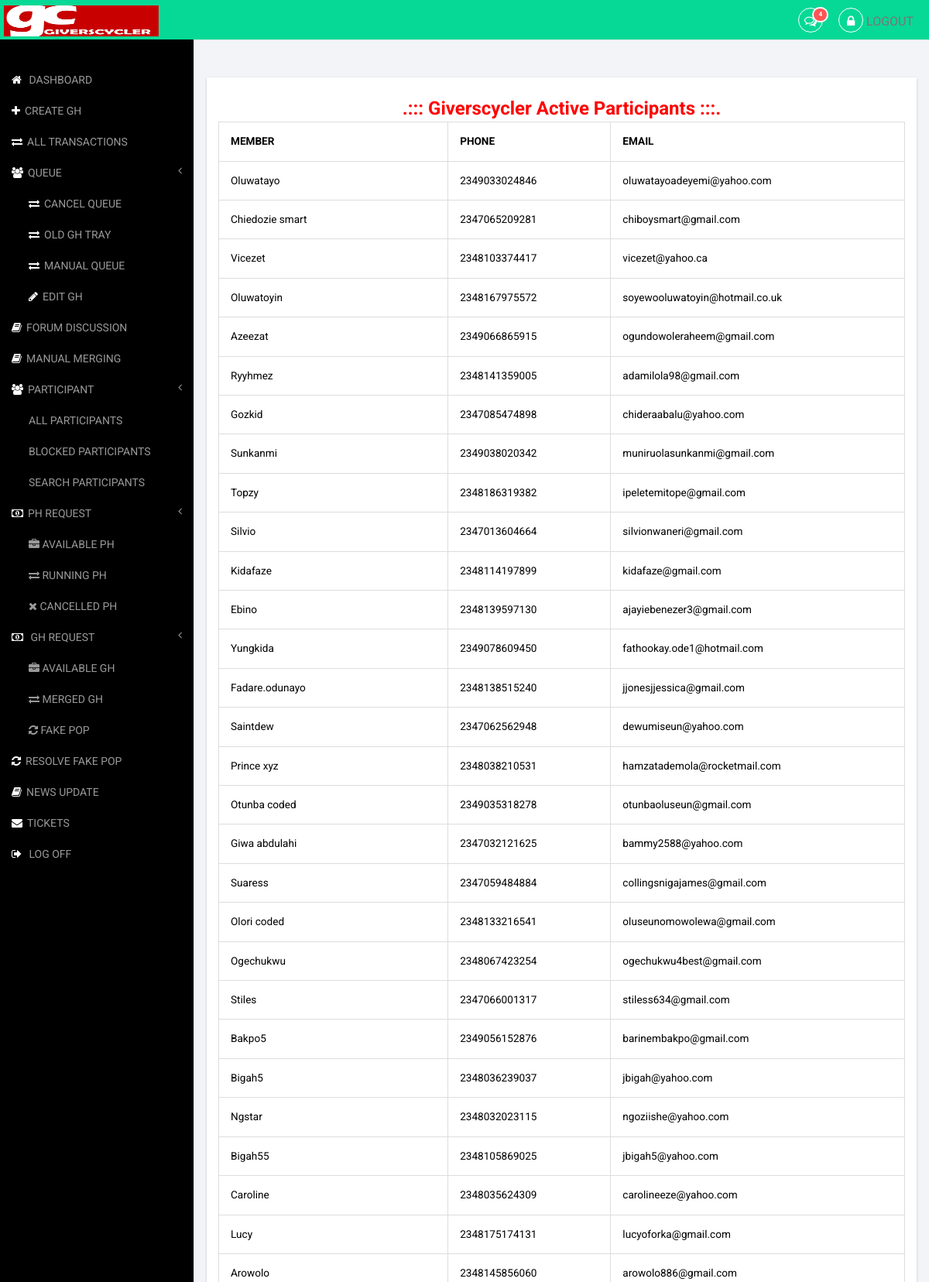
Screenshot of /executives/participants?All (signed in, upper part) with the database file from the repository.
### tables this page shows
CREATE TABLE `participant` (
  `pid` int(255) NOT NULL,
  `name` varchar(255) NOT NULL,
  `mobile` varchar(255) NOT NULL,
  `email` varchar(255) NOT NULL,
  `password` varchar(255) NOT NULL,
  `invite` varchar(255) NOT NULL,
  `status` varchar(255) NOT NULL DEFAULT 'active'
);

### config.php (called while the page is built, shortened)
<?php
try
{
	$con = new PDO("mysql:host=localhost;dbname=giverscycler", 'root', '');
	$con->setAttribute(PDO::ATTR_ERRMODE, PDO::ERRMODE_EXCEPTION);
}
catch(PDOException $e)
{
?>
	<script>
	alert("Could not connect to database, error submitted successfully to Log file");
	</script>
<?php
	file_put_contents("errorlog.txt", $e->getMessage(), FILE_APPEND);
}
if(!function_exists("rows")){
	function rows($query)
	{
		global $con;
		$q = $con->prepare($query);
		$r = $q->execute();
		$count = $q->rowCount();
		return $count;
	}
}
if(isset($_SESSION["username"]))
{
	$username = $_SESSION["username"];
}
?>

### executives/participants.php (the view, shortened to what this page needs)
<?php
require "../config.php";
require '../private/UrgentMerging.php';
if(isset($username))
{
	$query_executive = $con->prepare("select * from executive where username='$username'");
	$query_executive->execute();
	$query_executive_info = $query_executive->fetch(PDO::FETCH_ASSOC);
	$level = $query_executive_info['level'];
}
else
{
	redirect_to('index');
}
?>
<!DOCTYPE HTML>
<html>
<head>
<link href="css/bootstrap.min.css" rel='stylesheet' type='text/css' />
<link href="css/style.css" rel='stylesheet' type='text/css' />
<link href="css/lines.css" rel='stylesheet' type='text/css' />
<link href="css/font-awesome.css" rel="stylesheet">
<link href="css/custom.css" rel="stylesheet">
</head>
<body>
<div id="wrapper">
        <nav class="top1 navbar navbar-default navbar-static-top" role="navigation" style="margin-bottom: 0">
            <div class="navbar-header">
                <a class="navbar-brand" href="dashboard"><img src='../img/logo.jpg' width='200px' height='40px' style='margin-top: -8px; margin-left: -10px'/></a>
            </div>
            <ul class="nav navbar-nav navbar-right">
				<li class="dropdown">
	        		<a href="#" class="dropdown-toggle" data-toggle="dropdown" aria-expanded="false"><i class="fa fa-comments-o"></i><span class="badge">4</span></a>
	      		</li>
				<li><a href="logoff"><i class="fa fa-lock"></i> Logout </a></li>
			</ul>
            <div class="navbar-default sidebar" role="navigation">
			   <div class="sidebar-nav navbar-collapse">
                    <ul class="nav active" id="side-menu">
                        <li>
                            <a href="dashboard" class=''><i class="fa fa-home nav_icon"></i> Dashboard</a>
                        </li>
						<?php
						if($level =='Super Admin')
						{
						?>
							<li>
								<a href="createGH"><i class="fa fa-plus nav_icon"></i>CREATE GH</a>
							</li>
							<li>
								<a href="all-transaction"><i class="fa fa-exchange nav_icon"></i>ALL TRANSACTIONS</a>
							</li>
							<li>
								<a href="#"><i class="fa fa-users nav_icon"></i>QUEUE<span class="fa arrow"></span></a>
								<ul class="nav nav-second-level">
									<li>
										<a href="CancelQueue"><i class="fa fa-exchange nav_icon"></i>Cancel Queue</a>
									</li>
									<li>
										<a href="loadghtotray"><i class="fa fa-exchange nav_icon"></i>OLD GH TRAY</a>
									</li>
									<li>
										<a href="addGHQueue"><i class="fa fa-exchange nav_icon"></i>MANUAL QUEUE</a>
									</li>
									<li>
										<a href="editGH"><i class="fa fa-pencil nav_icon"></i>EDIT GH</a>
									</li>
								</ul>
							</li>
							<li>
								<a href="forum"><i class="fa fa-book nav_icon"></i>FORUM DISCUSSION</a>
							</li>
							<li>
								<a href="loadGH-PH"><i class="fa fa-book nav_icon"></i>MANUAL MERGING</a>
							</li>
						<?php
						}
						?>
                        <li>
                            <a href="#"><i class="fa fa-users nav_icon"></i>PARTICIPANT<span class="fa arrow"></span></a>
                            <ul class="nav nav-second-level">
                                <li>
                                    <a href="participants?All">All Participants</a>
                                </li>
								<li>
                                    <a href="participants?Blocked">Blocked Participants</a>
                                </li>
								<li>
                                    <a href="participants?Search">Search Participants</a>
                                </li>
                            </ul>
                        </li>
                        <li>
                            <a href="#"><i class="fa fa-money nav_icon"></i>PH REQUEST<span class="fa arrow"></span></a>
                            <ul class="nav nav-second-level">
                                <li>
                                    <a href="ph-request?AvailablePH"><i class='fa fa-briefcase'></i> Available PH</a>
                                </li>
                                <li>
                                    <a href="ph-request?Merge"><i class='fa fa-exchange'></i> Running PH</a>
                                </li>
                                <li>
                                    <a href="ph-request?Cancelled"><i class='fa fa-times'></i> Cancelled PH</a>
                                </li>
                            </ul>
                        </li>
                        <li>
                            <a href="#"><i class="fa fa-money nav_icon"></i> GH REQUEST<span class="fa arrow"></span></a>
                            <ul class="nav nav-second-level">
                                <li>
                                    <a href="gh-request?AvailableGH"><i class='fa fa-briefcase'></i> Available GH</a>
                                </li>
                                <li>
                                    <a href="gh-request?Merge"><i class='fa fa-exchange'></i> Merged GH</a>
                                </li>
                                <li>
                                    <a href="gh-request?FAKEPOP"><i class='fa fa-refresh fa-spin'></i> FAKE POP</a>
                                </li>
                            </ul>
                        </li>
                        <li>
                            <a href="gh-request?FAKEPOP"><i class="fa fa-refresh nav_icon fa-spin"></i>RESOLVE FAKE POP</a>
                        </li>
						<li>
							<a href="newsupdate"><i class="fa fa-book nav_icon"></i>NEWS UPDATE</a>
						</li>
                        <li>
                            <a href="tickets"><i class="fa fa-envelope nav_icon fa-spin"></i>TICKETS</a>
                        </li>
                        <li>
                            <a href="logoff"><i class="fa fa-sign-out nav_icon"></i> Log Off</a>
                        </li>
                    </ul>
                </div>
            </div>
        </nav>
        <div id="page-wrapper">
        <div class="graphs">
		<div class="col_1">
			<div class="col-md-12 stats-info">
				<?php
				if(isset($_GET["All"]))
				{
				?>
					<br><font size='5px' color='red'><center><b>.::: Giverscycler Active Participants :::. </b></center></font>
						<?php
					$allParticipant = $con->prepare("SELECT * FROM `participant` where status='active'");
					$allParticipant->execute();
					$allParticipant_row = rows("SELECT * FROM `participant` where status='active'");
					if($allParticipant_row == 0)
					{
					?>
						<br><div class='alert alert-warning' align='center'><font size='6px'><b>NO ACTIVE PARTICIPANT YET</b></font></div>
					<?php
					}
					else
					{
					?>
						<table class="table table-bordered table-responsive table-hover">
							<tr>
								<td style='color: #000'><b>MEMBER</b></td>
								<td style='color: #000'><b>PHONE</b></td>
								<td style='color: #000'><b>EMAIL</b></td>
							</tr>
							<tr>
					<?php
						for($i=1; $i<=$allParticipant_row; $i++)
						{
							$allParticipant_info = $allParticipant->fetch(PDO::FETCH_ASSOC);
							$participant_name = ucfirst($allParticipant_info['name']);
							$participant_mobile = $allParticipant_info['mobile'];
							$participant_email = $allParticipant_info['email'];
						?>
								<td style='color: #000'><?php echo $participant_name;?></td>
								<td style='color: #000'><?php echo $participant_mobile;?></td>
								<td style='color: #000'><?php echo $participant_email;?></td>
							</tr>
						<?php
						}
					?>
						</table>
					<?php
					}
				}
				?>
            </div>
		</div>
	  <br>
		</div>
       </div>
   </div>
</body>
</html>

### executives/css/style.css (style rules this page uses)
ul, ol { margin: 0; }
html, body { font-family: 'Roboto', sans-serif; font-size: 100%; background:#000; overflow-x: hidden; }
body a { transition:0.5s all; -webkit-transition:0.5s all; -moz-transition:0.5s all; -o-transition:0.5s all; -ms-transition:0.5s all; }
.navbar .navbar-nav li a { padding: 0 10px; line-height: 56px; position: relative; }
.navbar .navbar-nav li a i { border: 1px solid #fff; padding: 8px 0; width: 32px; text-align: center; -webkit-border-radius: 50em; -moz-border-radius: 50em; border-radius: 50em; color: #fff; height: 32px; }
.navbar .navbar-nav li a .badge { background: #ff5454; border: 2px solid white; position: absolute; top: 9px; right: 3px; font-size: 8px; line-height: 8px; padding: 4px 6px; -webkit-border-radius: 50em; -moz-border-radius: 50em; border-radius: 50em; min-width: 0; }
.navbar-default.sidebar { background-color: #000; font-family: 'Roboto', sans-serif; }
nav.top1.navbar.navbar-default.navbar-static-top { background-color:rgb(6, 217, 149); font-family: 'Roboto', sans-serif; }
.navbar-default .navbar-brand { color: #fff !important; font-size: 30px; font-weight: 500; }
.navbar-right { margin-right: 10px !important; }
.navbar-right li { display:inline-block; }
i.nav_icon { color: #fff; margin-right:6px; }
.sidebar ul li a { color: #999; font-size:14px; }
ul.nav.navbar-nav.navbar-right { height: 51px; }
.sidebar-nav.navbar-collapse { margin: 2em 0 0 0; }
.col_1 { margin:1em 0 0 0; }
.stats-info { background-color: #fff; }
.map_container, #chart, .span_6, .col_2, .weather_list, .cal1, .skills-info, .stats-info, .r3_counter_box, .activity_box, .bs-example1, .cloud, .copy { -ms-box-shadow: 0 1px 3px 0px rgba(0, 0, 0, 0.2); -o-box-shadow: 0 1px 3px 0px rgba(0, 0, 0, 0.2); -moz-box-shadow: 0 1px 3px 0px rgba(0, 0, 0, 0.2); -webkit-box-shadow: 0 1px 3px 0px rgba(0, 0, 0, 0.2); box-shadow: 0 1px 3px 0px rgba(0, 0, 0, 0.2); }
.graphs { padding: 2em 1em; background: #f2f4f8; font-family: 'Roboto', sans-serif; }
.table > thead > tr > th, .table > tbody > tr > th, .table > tfoot > tr > th, .table > thead > tr > td, .table > tbody > tr > td, .table > tfoot > tr > td { border-top: none !important; }
span.badge { min-width: 3rem; padding: 2px 9px; text-align: center; font-size: 0.85; line-height: inherit; color: #fff; position: absolute; right:38px; -webkit-box-sizing: border-box; -moz-box-sizing: border-box; box-sizing: border-box; border-radius: 2px; }
.table > thead > tr > th, .table > tbody > tr > th, .table > tfoot > tr > th, .table > thead > tr > td, .table > tbody > tr > td, .table > tfoot > tr > td { font-size: 0.85em; color: #999; }
.table td, .table>tbody>tr>td, .table>tbody>tr>th, .table>tfoot>tr>td, .table>tfoot>tr>th, .table>thead>tr>td, .table>thead>tr>th { padding:15px !important; }

### executives/css/custom.css (style rules this page uses)
#wrapper { width: 100%; }
#page-wrapper { min-height: 568px; background-color: #fff; }
@media (min-width:768px) { #page-wrapper { position: inherit; margin: 0 0 0 250px; border-left: 1px solid #e7e7e7; } }
.sidebar .sidebar-nav.navbar-collapse { padding-right: 0; padding-left: 0; }
.sidebar .arrow { float: right; }
.sidebar .fa.arrow:before { content: "\f104"; }
.sidebar .nav-second-level li, .sidebar .nav-third-level li { border-bottom: 0!important; }
.sidebar .nav-second-level li a { padding-left: 37px; }
@media (min-width:768px) { .sidebar { z-index: 1; position: absolute; width: 250px; margin-top: 51px; } }

### rows the page displays
participant: name "Oluwatayo", mobile "2349033024846", email "oluwatayoadeyemi@yahoo.com"
participant: name "Chiedozie smart", mobile "2347065209281", email "chiboysmart@gmail.com"
participant: name "Vicezet", mobile "2348103374417", email "vicezet@yahoo.ca"
participant: name "Oluwatoyin", mobile "2348167975572", email "soyewooluwatoyin@hotmail.co.uk"
participant: name "Azeezat", mobile "2349066865915", email "ogundowoleraheem@gmail.com"
participant: name "Ryyhmez", mobile "2348141359005", email "adamilola98@gmail.com"
participant: name "Gozkid", mobile "2347085474898", email "chideraabalu@yahoo.com"
participant: name "Sunkanmi", mobile "2349038020342", email "muniruolasunkanmi@gmail.com"
participant: name "Topzy", mobile "2348186319382", email "ipeletemitope@gmail.com"
participant: name "Silvio", mobile "2347013604664", email "silvionwaneri@gmail.com"
participant: name "Kidafaze", mobile "2348114197899", email "kidafaze@gmail.com"
participant: name "Ebino", mobile "2348139597130", email "ajayiebenezer3@gmail.com"
participant: name "Yungkida", mobile "2349078609450", email "fathookay.ode1@hotmail.com"
participant: name "Fadare.odunayo", mobile "2348138515240", email "jjonesjjessica@gmail.com"
participant: name "Saintdew", mobile "2347062562948", email "dewumiseun@yahoo.com"
participant: name "Prince xyz", mobile "2348038210531", email "hamzatademola@rocketmail.com"
participant: name "Otunba coded", mobile "2349035318278", email "otunbaoluseun@gmail.com"
participant: name "Giwa abdulahi", mobile "2347032121625", email "bammy2588@yahoo.com"
participant: name "Suaress", mobile "2347059484884", email "collingsnigajames@gmail.com"
participant: name "Olori coded", mobile "2348133216541", email "oluseunomowolewa@gmail.com"
participant: name "Ogechukwu", mobile "2348067423254", email "ogechukwu4best@gmail.com"
participant: name "Stiles", mobile "2347066001317", email "stiless634@gmail.com"
participant: name "Bakpo5", mobile "2349056152876", email "barinembakpo@gmail.com"
participant: name "Bigah5", mobile "2348036239037", email "jbigah@yahoo.com"
participant: name "Ngstar", mobile "2348032023115", email "ngoziishe@yahoo.com"
participant: name "Bigah55", mobile "2348105869025", email "jbigah5@yahoo.com"
participant: name "Caroline", mobile "2348035624309", email "carolineeze@yahoo.com"
participant: name "Lucy", mobile "2348175174131", email "lucyoforka@gmail.com"
participant: name "Arowolo", mobile "2348145856060", email "arowolo886@gmail.com"
